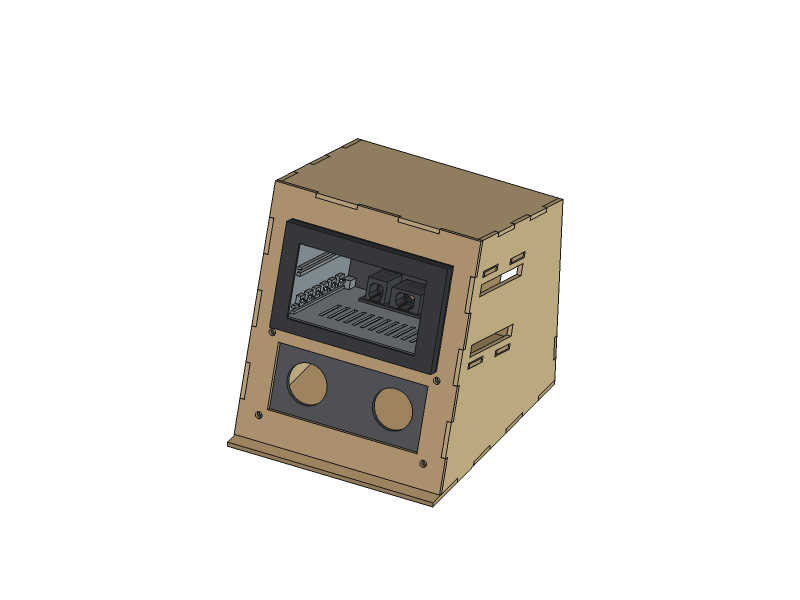
#> input picture CAD/CenterStack/images/stand_iso.png, 1600 x 1200 px (shown at 1/2 size)
$ python make-bootlogo.py ../../../../CAD/CenterStack/images/stand_iso.png out.png
#> lines starting #> are read from the running program, lines starting #| are printed output that depends on the picture; after the words box and inside, x2 and y2 are one past the last pixel; in counts of white or black regions, pixels touching at a corner belong together
#!/usr/bin/env python3
"""Make the Raspberry Pi kernel boot logo for the rpi5-dsi board.

    tools/make-bootlogo.py SPLASH.tga [OUT.tga]

SPLASH is the TrailCurrent boot splash, a 1920x1080 landscape TGA (in the
TrailCurrentHeadwaters repository, CM5/image/splash/trailcurrent-splash.tga).
The default OUT is the godwit-bootlogo recipe's copy.

The kernel's fullscreen_logo draws the image on the panel's own framebuffer:
720x1280 portrait. So the splash is scaled to the 1280x720 the panel shows in
landscape, cropped to the logo, and turned 90 degrees clockwise, the same turn
as the HMI's GODWIT_ROTATION=90. The kernel centres it and fills the rest of
the screen with the colour of its first pixel, the splash's background.

The kernel reads only uncompressed 24-bit TGA with at most 224 colours.
Needs Pillow.
"""
import os
import sys

from PIL import Image

PANEL_LANDSCAPE = (1280, 720)
MARGIN = 24
MAX_COLOURS = 224

here = os.path.dirname(os.path.abspath(__file__))
default_out = os.path.join(here, "..", "meta-rpi5-dsi", "recipes-bsp", "godwit-bootlogo", "files", "godwit-logo.tga")

if len(sys.argv) not in (2, 3):
    sys.exit(__doc__)
src = Image.open(sys.argv[1]).convert("RGB")
#> src is the input picture: PIL image 1600x1200 RGB; mean R, G, B 231.4, 228.8, 224.4
out = sys.argv[2] if len(sys.argv) == 3 else default_out

img = src.resize(PANEL_LANDSCAPE, Image.LANCZOS)
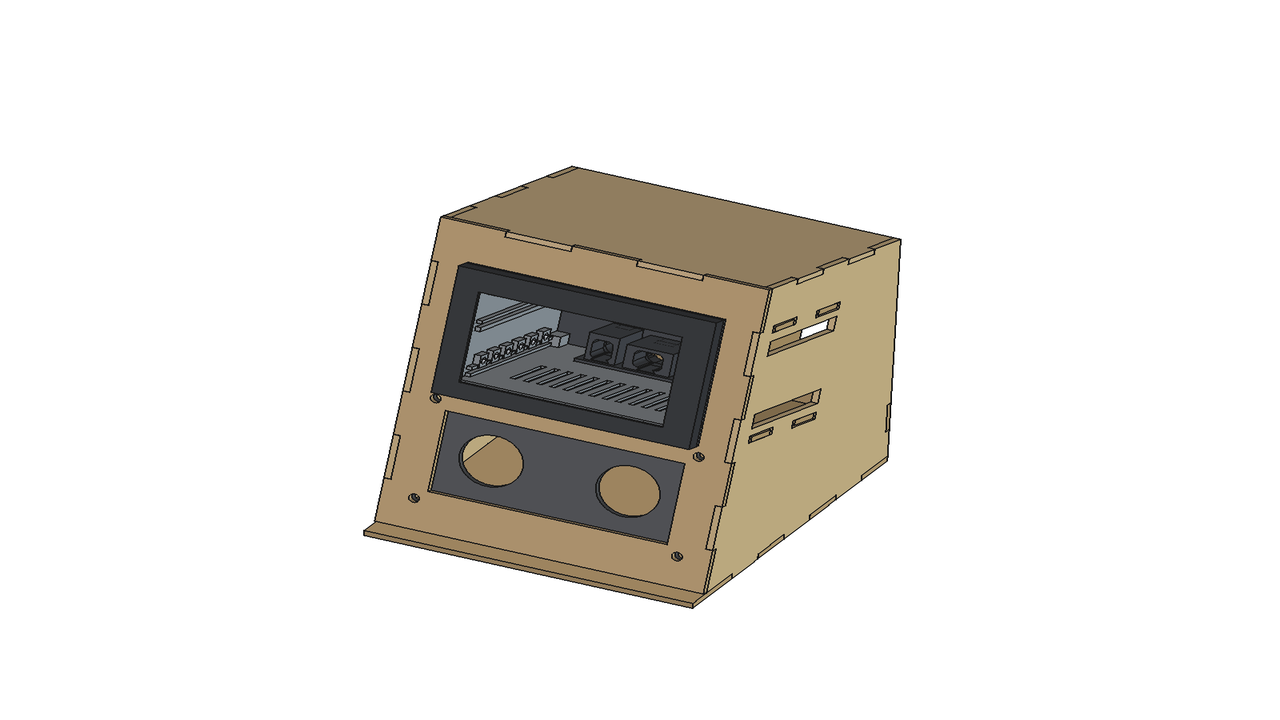
#> img: PIL image 1280x720 RGB; mean R, G, B 231.4, 228.7, 224.3
bg = img.getpixel((0, 0))
#> bg = (255, 255, 255)

# Crop to whatever differs from the background, plus a margin of background
mask = Image.frombytes("L", img.size, bytes(0 if p == bg else 255 for p in img.getdata()))
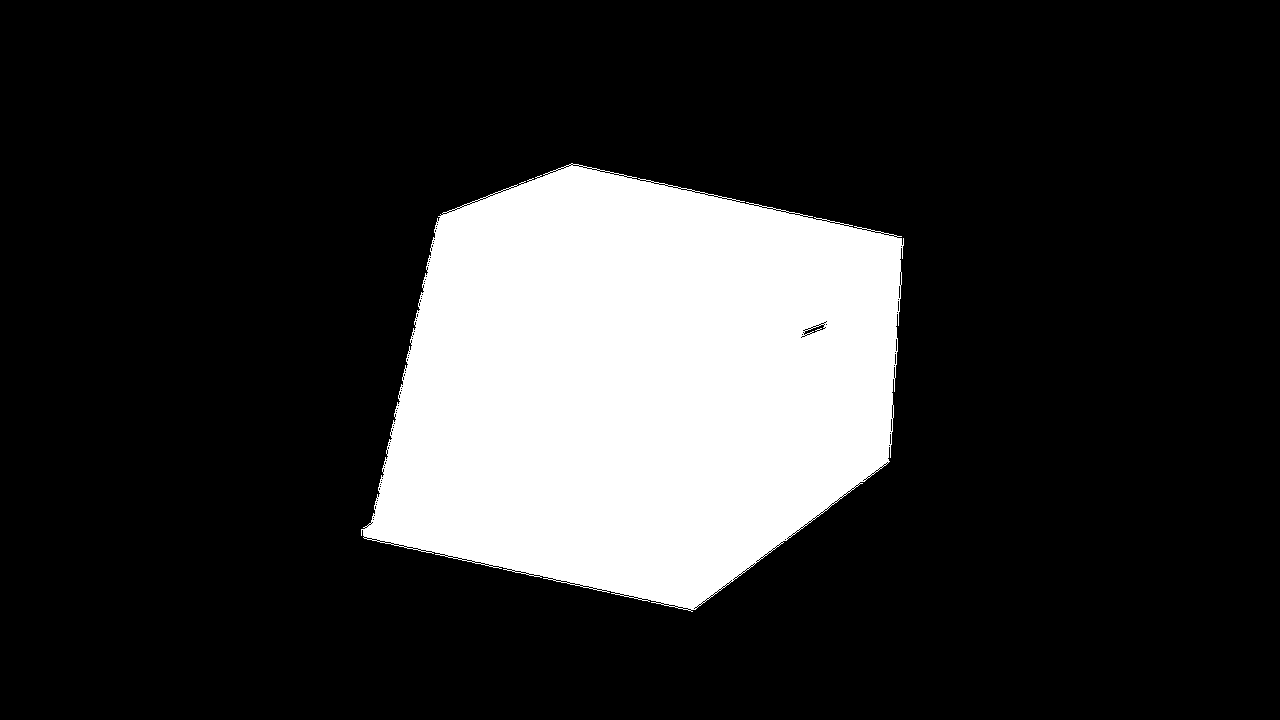
#> mask: PIL image 1280x720 L; 19.4% white; 1 white region, box (x1, y1, x2, y2) and area: (361, 163, 904, 612) 178367
left, top, right, bottom = mask.getbbox()
#> left = 361; top = 163; right = 904; bottom = 612
box = (max(0, left - MARGIN), max(0, top - MARGIN),
       min(img.width, right + MARGIN), min(img.height, bottom + MARGIN))
#> box = (337, 139, 928, 636)
img = img.crop(box)
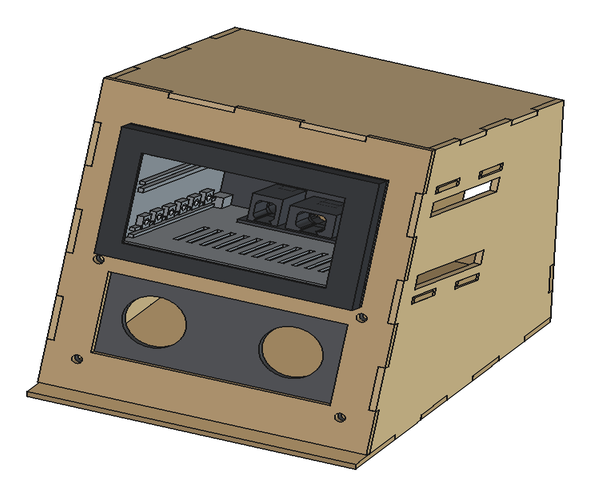
#> img: PIL image 591x497 RGB; mean R, G, B 180.9, 172.6, 158.8

# Clockwise, as the HMI turns its screen
img = img.transpose(Image.Transpose.ROTATE_270)
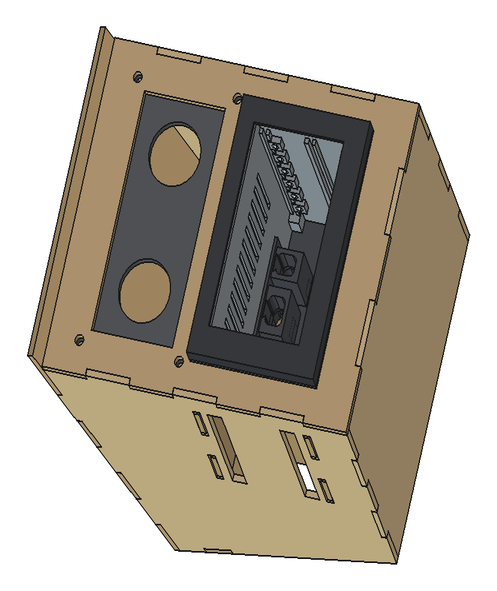
#> img: PIL image 497x591 RGB; mean R, G, B 180.9, 172.6, 158.8

# At most 224 colours, keeping the background exact so the kernel's fill matches
img = img.quantize(colors=MAX_COLOURS - 1, method=Image.Quantize.MEDIANCUT).convert("RGB")
img.putpixel((0, 0), bg)
colours = len(img.getcolors(1 << 16) or [])
#> colours = 218
if colours > MAX_COLOURS:
    sys.exit(f"{colours} colours, more than the kernel's {MAX_COLOURS}")

img.save(out, compression=None)
print(f"{out}: {img.width}x{img.height}, {colours} colours, background #{bg[0]:02x}{bg[1]:02x}{bg[2]:02x}")
#| out.png: 497x591, 218 colours, background #ffffff
